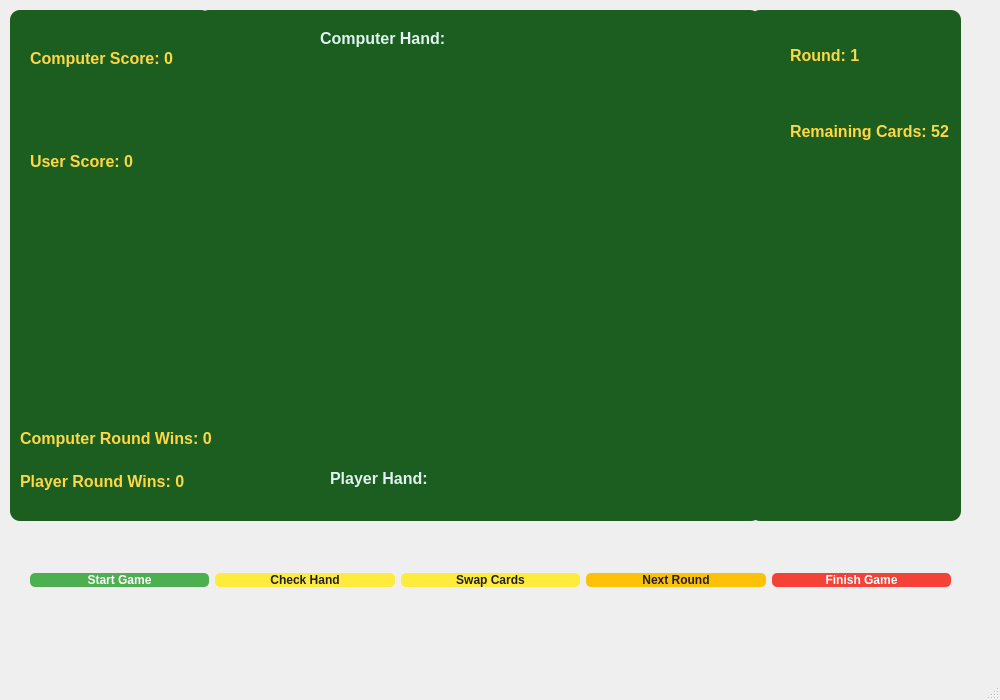
<?xml version="1.0" encoding="UTF-8"?>
<ui version="4.0">
 <class>MainWindow</class>
 <widget class="QMainWindow" name="MainWindow">
  <property name="geometry">
   <rect>
    <x>0</x>
    <y>0</y>
    <width>1000</width>
    <height>700</height>
   </rect>
  </property>
  <property name="windowTitle">
   <string>Card Game - Poker</string>
  </property>
  <widget class="QWidget" name="centralwidget">
   <widget class="QGraphicsView" name="gameView">
    <property name="geometry">
     <rect>
      <x>190</x>
      <y>250</y>
      <width>571</width>
      <height>271</height>
     </rect>
    </property>
    <property name="styleSheet">
     <string notr="true">background-color: #1B5E20; border-radius: 10px;</string>
    </property>
   </widget>
   <widget class="QWidget" name="horizontalLayoutWidget">
    <property name="geometry">
     <rect>
      <x>30</x>
      <y>540</y>
      <width>921</width>
      <height>81</height>
     </rect>
    </property>
    <layout class="QHBoxLayout" name="horizontalLayout">
     <item>
      <widget class="QPushButton" name="startButton">
       <property name="styleSheet">
        <string notr="true">background-color: #4CAF50; color: white; font-weight: bold; border-radius: 5px;</string>
       </property>
       <property name="text">
        <string>Start Game</string>
       </property>
      </widget>
     </item>
     <item>
      <widget class="QPushButton" name="checkHandButton">
       <property name="styleSheet">
        <string notr="true">background-color: #FFEB3B; color: #212121; font-weight: bold; border-radius: 5px;</string>
       </property>
       <property name="text">
        <string>Check Hand</string>
       </property>
      </widget>
     </item>
     <item>
      <widget class="QPushButton" name="swapButton">
       <property name="styleSheet">
        <string notr="true">background-color: #FFEB3B; color: #212121; font-weight: bold; border-radius: 5px;</string>
       </property>
       <property name="text">
        <string>Swap Cards</string>
       </property>
      </widget>
     </item>
     <item>
      <widget class="QPushButton" name="nextRoundButton">
       <property name="styleSheet">
        <string notr="true">background-color: #FFC107; color: #212121; font-weight: bold; border-radius: 5px;</string>
       </property>
       <property name="text">
        <string>Next Round</string>
       </property>
      </widget>
     </item>
     <item>
      <widget class="QPushButton" name="finishGameButton">
       <property name="styleSheet">
        <string notr="true">background-color: #F44336; color: white; font-weight: bold; border-radius: 5px;</string>
       </property>
       <property name="text">
        <string>Finish Game</string>
       </property>
      </widget>
     </item>
    </layout>
   </widget>
   <widget class="QWidget" name="verticalLayoutWidget">
    <property name="geometry">
     <rect>
      <x>30</x>
      <y>10</y>
      <width>149</width>
      <height>200</height>
     </rect>
    </property>
    <layout class="QVBoxLayout" name="verticalLayout">
     <item>
      <widget class="QLabel" name="computerScoreLabel">
       <property name="styleSheet">
        <string notr="true">font-size: 16px; color: #FFD740; font-weight: bold;</string>
       </property>
       <property name="text">
        <string>Computer Score: 0</string>
       </property>
      </widget>
     </item>
     <item>
      <widget class="QLabel" name="playerScoreLabel">
       <property name="styleSheet">
        <string notr="true">font-size: 16px; color: #FFD740; font-weight: bold;</string>
       </property>
       <property name="text">
        <string>User Score: 0</string>
       </property>
      </widget>
     </item>
    </layout>
   </widget>
   <widget class="QWidget" name="verticalLayoutWidget_2">
    <property name="geometry">
     <rect>
      <x>790</x>
      <y>20</y>
      <width>160</width>
      <height>146</height>
     </rect>
    </property>
    <layout class="QVBoxLayout" name="verticalLayout_2">
     <item>
      <widget class="QLabel" name="RoundLabel">
       <property name="styleSheet">
        <string notr="true">font-size: 16px; color: #FFD740; font-weight: bold;</string>
       </property>
       <property name="text">
        <string>Round: 1</string>
       </property>
      </widget>
     </item>
     <item>
      <widget class="QLabel" name="RemainingCardsLabel">
       <property name="styleSheet">
        <string notr="true">font-size: 16px; color: #FFD740; font-weight: bold;</string>
       </property>
       <property name="text">
        <string>Remaining Cards: 52</string>
       </property>
      </widget>
     </item>
    </layout>
   </widget>
   <widget class="QGraphicsView" name="gameView_2">
    <property name="geometry">
     <rect>
      <x>199</x>
      <y>10</y>
      <width>561</width>
      <height>251</height>
     </rect>
    </property>
    <property name="styleSheet">
     <string notr="true">background-color: #1B5E20; border-radius: 10px;</string>
    </property>
   </widget>
   <widget class="QGraphicsView" name="gameView_3">
    <property name="geometry">
     <rect>
      <x>10</x>
      <y>10</y>
      <width>201</width>
      <height>511</height>
     </rect>
    </property>
    <property name="styleSheet">
     <string notr="true">background-color: #1B5E20; border-radius: 10px;</string>
    </property>
   </widget>
   <widget class="QGraphicsView" name="gameView_4">
    <property name="geometry">
     <rect>
      <x>750</x>
      <y>10</y>
      <width>211</width>
      <height>511</height>
     </rect>
    </property>
    <property name="styleSheet">
     <string notr="true">background-color: #1B5E20; border-radius: 10px;</string>
    </property>
   </widget>
   <widget class="QWidget" name="verticalLayoutWidget_3">
    <property name="geometry">
     <rect>
      <x>20</x>
      <y>420</y>
      <width>261</width>
      <height>80</height>
     </rect>
    </property>
    <layout class="QVBoxLayout" name="verticalLayout_3">
     <item>
      <widget class="QLabel" name="computerRoundWins">
       <property name="styleSheet">
        <string notr="true">font-size: 16px; color: #FFD740; font-weight: bold;</string>
       </property>
       <property name="text">
        <string>Computer Round Wins: 0</string>
       </property>
      </widget>
     </item>
     <item>
      <widget class="QLabel" name="playerRoundWins">
       <property name="styleSheet">
        <string notr="true">font-size: 16px; color: #FFD740; font-weight: bold;</string>
       </property>
       <property name="text">
        <string>Player Round Wins: 0</string>
       </property>
      </widget>
     </item>
    </layout>
   </widget>
   <widget class="QLabel" name="playerHandTypeLabel">
    <property name="geometry">
     <rect>
      <x>330</x>
      <y>460</y>
      <width>411</width>
      <height>36</height>
     </rect>
    </property>
    <property name="styleSheet">
     <string notr="true">font-size: 16px; color: #E0F2F1; font-weight: bold;</string>
    </property>
    <property name="text">
     <string>Player Hand:</string>
    </property>
   </widget>
   <widget class="QLabel" name="computerHandTypeLabel">
    <property name="geometry">
     <rect>
      <x>320</x>
      <y>20</y>
      <width>361</width>
      <height>36</height>
     </rect>
    </property>
    <property name="styleSheet">
     <string notr="true">font-size: 16px; color: #E0F2F1; font-weight: bold;</string>
    </property>
    <property name="text">
     <string>Computer Hand:</string>
    </property>
   </widget>
   <zorder>gameView_3</zorder>
   <zorder>gameView_4</zorder>
   <zorder>gameView_2</zorder>
   <zorder>gameView</zorder>
   <zorder>horizontalLayoutWidget</zorder>
   <zorder>verticalLayoutWidget</zorder>
   <zorder>verticalLayoutWidget_2</zorder>
   <zorder>verticalLayoutWidget_3</zorder>
   <zorder>playerHandTypeLabel</zorder>
   <zorder>computerHandTypeLabel</zorder>
  </widget>
  <widget class="QMenuBar" name="menubar">
   <property name="geometry">
    <rect>
     <x>0</x>
     <y>0</y>
     <width>1000</width>
     <height>22</height>
    </rect>
   </property>
  </widget>
  <widget class="QStatusBar" name="statusbar"/>
 </widget>
 <resources/>
 <connections/>
</ui>
